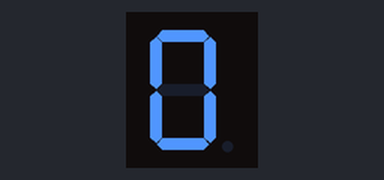
Bench run of a sketch on a simulated Arduino Uno, built with avr-gcc and run on an emulated ATmega328P. Shown: 1-digit seven-segment display. Wiring (inferred from the names in the program): 1-digit 7-segment display, segments lit when HIGH: segments pin 0, pin 1, pin 2, pin 3, pin 4, pin 5, pin 6. The segment pins are drawn as the display they are named for.

Above: at 0.1 s.
At 1.1 s:
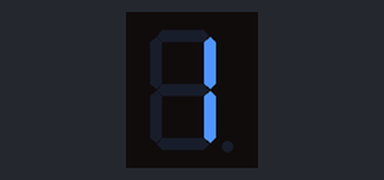
At 2.1 s:
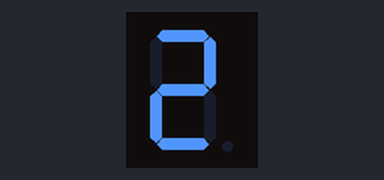
At 4.1 s:
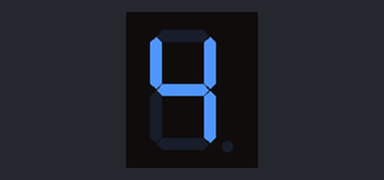
At 6.1 s:
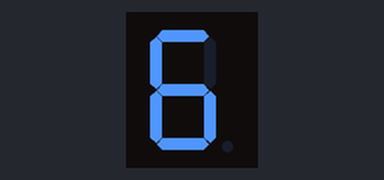
At 9.1 s:
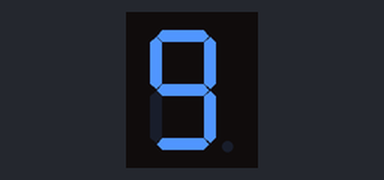

The sketch:

7-segment-led.ino
```cpp
int digit[10][7] = {
  {1, 1, 1, 1, 1, 1, 0}, // 0
  {0, 1, 1, 0, 0, 0, 0}, // 1
  {1, 1, 0, 1, 1, 0, 1}, // 2
  {1, 1, 1, 1, 0, 0, 1}, // 3
  {0, 1, 1, 0, 0, 1, 1}, // 4
  {1, 0, 1, 1, 0, 1, 1}, // 5
  {1, 0, 1, 1, 1, 1, 1}, // 6
  {1, 1, 1, 0, 0, 0, 0}, // 7
  {1, 1, 1, 1, 1, 1, 1}, // 8
  {1, 1, 1, 1, 0, 1, 1}  // 9
};

int arduinoPins[] = {0, 1, 2, 3, 4, 5, 6};

void setup() {
  for (int x = 0; x <= 6; x++) {
    pinMode(arduinoPins[x], OUTPUT);
  }
}

void loop() {
  for (int y = 0; y <= 9; y++) {
    for (int i = 0; i <= 6; i++) {
      digitalWrite(arduinoPins[i], digit[y][i]);
    }
    delay(1000);
  }
}
```

Measured:
- by itself, everything shown: repeats every 10.0 s, in 10 steps
- what the display in image 1 shows lasts 1.0 s, from 1.0 s to 2.0 s
